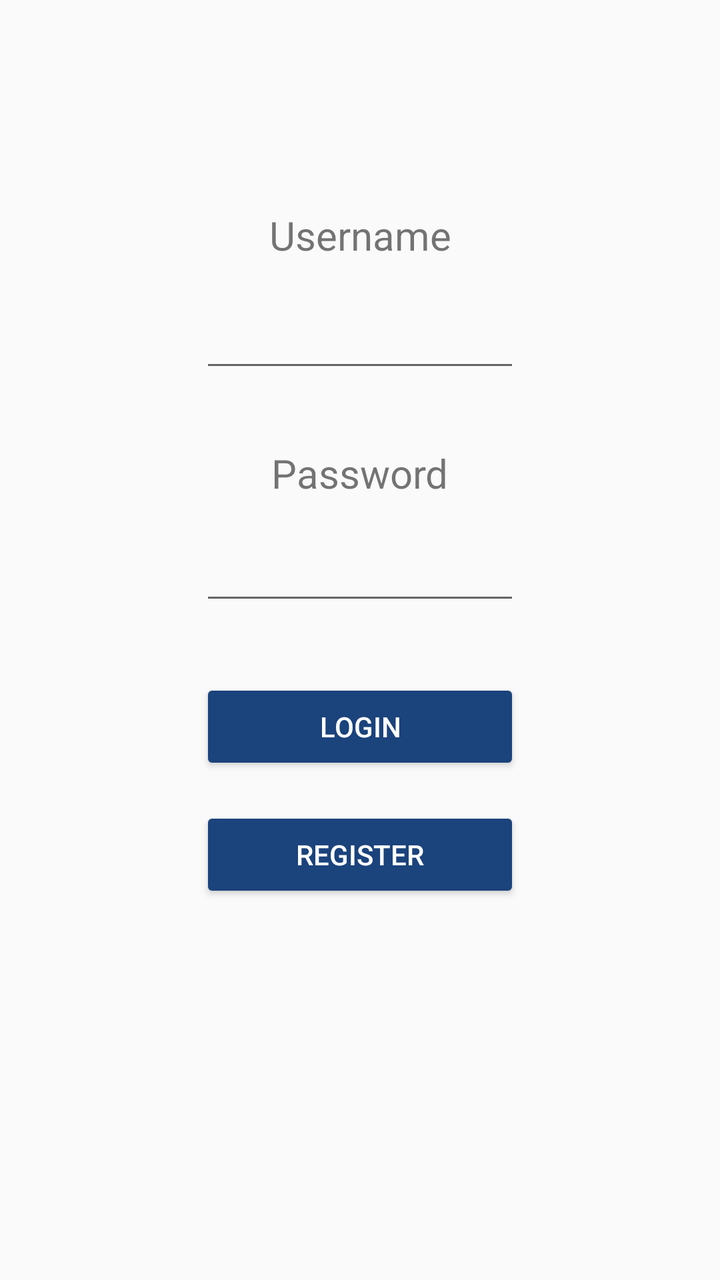
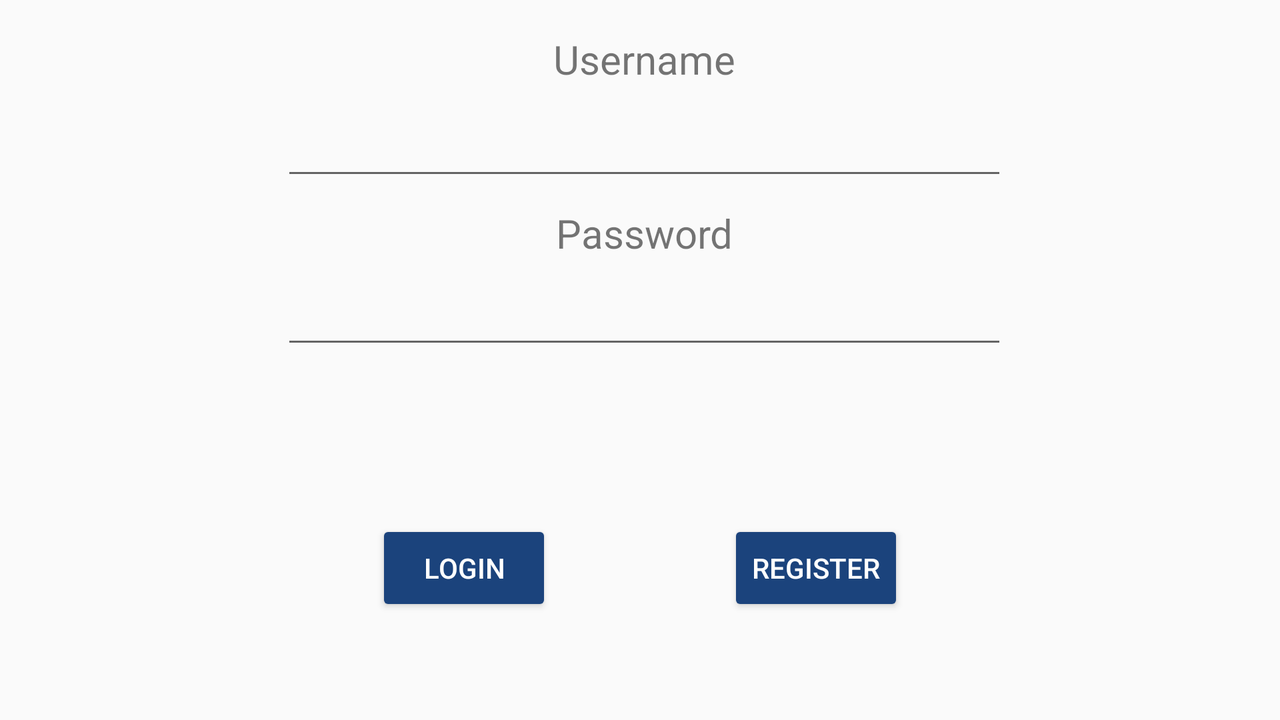

Compare how this app lays out the same screen by default and in its alternative resource folder. The renders come first, then the two layout files and the values they reference.
<!-- AndroidManifest.xml: application theme AppTheme -->
<!-- res/layout/activity_main.xml -->
<?xml version="1.0" encoding="utf-8"?>
<android.support.constraint.ConstraintLayout xmlns:android="http://schemas.android.com/apk/res/android"
    xmlns:app="http://schemas.android.com/apk/res-auto"
    xmlns:tools="http://schemas.android.com/tools"
    android:layout_width="match_parent"
    android:layout_height="match_parent"
    android:layout_marginRight="100dp"
    android:layout_marginLeft="100dp"
    tools:context=".MainActivity">


    <TextView
        android:id="@+id/textView"
        android:layout_width="wrap_content"
        android:layout_height="wrap_content"
        android:layout_marginTop="104dp"
        android:text="Username"
        android:textSize="20dp"
        app:layout_constraintEnd_toEndOf="parent"
        app:layout_constraintHorizontal_bias="0.501"
        app:layout_constraintStart_toStartOf="parent"
        app:layout_constraintTop_toTopOf="parent" />

    <EditText
        android:id="@+id/username"
        android:layout_width="match_parent"
        android:layout_height="wrap_content"
        android:textAlignment="center"
        android:layout_marginTop="16dp"
        android:textSize="20dp"
        app:layout_constraintEnd_toEndOf="parent"
        app:layout_constraintHorizontal_bias="0.0"
        app:layout_constraintStart_toStartOf="parent"
        app:layout_constraintTop_toBottomOf="@+id/textView" />

    <TextView
        android:id="@+id/textView2"
        android:layout_width="wrap_content"
        android:layout_height="wrap_content"
        android:layout_marginTop="32dp"
        android:text="Password"
        android:textSize="20dp"
        app:layout_constraintEnd_toEndOf="parent"
        app:layout_constraintStart_toStartOf="parent"
        app:layout_constraintTop_toBottomOf="@+id/username" />

    <EditText
        android:id="@+id/password"
        android:layout_width="match_parent"
        android:layout_height="wrap_content"
        android:textAlignment="center"
        android:layout_marginTop="16dp"
        android:inputType="textPassword"
        android:maxLength="15"
        app:layout_constraintEnd_toEndOf="parent"
        app:layout_constraintHorizontal_bias="0.0"
        app:layout_constraintStart_toStartOf="parent"
        app:layout_constraintTop_toBottomOf="@+id/textView2" />

    <Button
        android:id="@+id/login"
        android:layout_width="match_parent"
        android:layout_height="wrap_content"
        android:layout_marginTop="32dp"
        android:textColor="@color/white"
        android:text="Login"
        app:layout_constraintEnd_toEndOf="parent"
        app:layout_constraintHorizontal_bias="0.5"
        app:layout_constraintStart_toStartOf="parent"
        app:layout_constraintTop_toBottomOf="@+id/password" />

    <Button
        android:id="@+id/register"
        android:layout_width="match_parent"
        android:layout_height="wrap_content"
        android:layout_marginTop="16dp"
        android:textColor="@color/white"
        android:text="Register"
        app:layout_constraintEnd_toEndOf="parent"
        app:layout_constraintStart_toStartOf="parent"
        app:layout_constraintTop_toBottomOf="@+id/login" />

</android.support.constraint.ConstraintLayout>
<!-- resources referenced by this layout -->
<resources>
  <color name="white">#ffffff</color>
  <style name="AppTheme" parent="Theme.AppCompat.Light.DarkActionBar">
          
          <item name="colorPrimary">@color/buttonBackground</item>
          <item name="colorPrimaryDark">@color/colorPrimaryDark</item>
          <item name="colorAccent">@color/buttonBackground</item>
          <item name="colorButtonNormal">@color/buttonBackground</item>
      </style>
  <color name="buttonBackground">#1b437c</color>
  <color name="colorPrimaryDark">#303F9F</color>
</resources>
<!-- res/layout-land/activity_main.xml (the repository's variant of the layout above) -->
<!-- drawn on the phone turned sideways -->
<?xml version="1.0" encoding="utf-8"?>
<android.support.constraint.ConstraintLayout xmlns:android="http://schemas.android.com/apk/res/android"
    xmlns:app="http://schemas.android.com/apk/res-auto"
    xmlns:tools="http://schemas.android.com/tools"
    android:layout_width="match_parent"
    android:layout_height="match_parent"
    android:layout_marginLeft="100dp"
    android:layout_marginRight="100dp"
    tools:context=".MainActivity">

    <android.support.constraint.ConstraintLayout
        android:layout_width="363dp"
        android:layout_height="186dp"
        android:layout_marginBottom="8dp"
        android:layout_marginEnd="8dp"
        android:layout_marginStart="8dp"
        android:layout_marginTop="8dp"
        app:layout_constraintBottom_toBottomOf="@+id/linearLayout"
        app:layout_constraintEnd_toEndOf="parent"
        app:layout_constraintHorizontal_bias="0.538"
        app:layout_constraintStart_toStartOf="parent"
        app:layout_constraintTop_toTopOf="parent"
        app:layout_constraintVertical_bias="0.0">

        <TextView
            android:id="@+id/textView"
            android:layout_width="wrap_content"
            android:layout_height="wrap_content"
            android:layout_marginTop="8dp"
            android:text="Username"
            android:textSize="20dp"
            app:layout_constraintEnd_toEndOf="parent"
            app:layout_constraintHorizontal_bias="0.5"
            app:layout_constraintStart_toStartOf="parent"
            app:layout_constraintTop_toTopOf="parent" />

        <EditText
            android:id="@+id/username"
            android:layout_width="match_parent"
            android:layout_height="wrap_content"
            android:layout_marginTop="8dp"
            android:textAlignment="center"
            android:textSize="20dp"
            app:layout_constraintEnd_toEndOf="parent"
            app:layout_constraintHorizontal_bias="0.5"
            app:layout_constraintStart_toStartOf="parent"
            app:layout_constraintTop_toBottomOf="@+id/textView" />

        <TextView
            android:id="@+id/textView2"
            android:layout_width="wrap_content"
            android:layout_height="wrap_content"
            android:layout_marginTop="8dp"
            android:text="Password"
            android:textSize="20dp"
            app:layout_constraintEnd_toEndOf="parent"
            app:layout_constraintHorizontal_bias="0.5"
            app:layout_constraintStart_toStartOf="parent"
            app:layout_constraintTop_toBottomOf="@+id/username" />

        <EditText
            android:id="@+id/password"
            android:layout_width="match_parent"
            android:layout_height="wrap_content"
            android:layout_marginTop="8dp"
            android:inputType="textPassword"
            android:maxLength="15"
            android:textAlignment="center"
            app:layout_constraintEnd_toEndOf="parent"
            app:layout_constraintHorizontal_bias="0.5"
            app:layout_constraintStart_toStartOf="parent"
            app:layout_constraintTop_toBottomOf="@+id/textView2" />


    </android.support.constraint.ConstraintLayout>

    <android.support.constraint.ConstraintLayout
        android:id="@+id/linearLayout"
        android:layout_width="match_parent"
        android:layout_height="match_parent"
        android:layout_marginTop="208dp"
        app:layout_constraintEnd_toEndOf="parent"
        app:layout_constraintTop_toTopOf="parent">

        <Button
            android:id="@+id/login"
            android:layout_width="wrap_content"
            android:layout_height="wrap_content"
            android:text="Login"
            android:textColor="@color/white"
            app:layout_constraintBottom_toBottomOf="parent"
            app:layout_constraintEnd_toStartOf="@+id/register"
            app:layout_constraintHorizontal_bias="0.5"
            app:layout_constraintStart_toStartOf="parent"
            app:layout_constraintTop_toTopOf="parent" />

        <Button
            android:id="@+id/register"
            android:layout_width="wrap_content"
            android:layout_height="wrap_content"
            android:text="Register"
            android:textColor="@color/white"
            app:layout_constraintBaseline_toBaselineOf="@+id/login"
            app:layout_constraintEnd_toEndOf="parent"
            app:layout_constraintHorizontal_bias="0.5"
            app:layout_constraintStart_toEndOf="@+id/login" />
    </android.support.constraint.ConstraintLayout>
</android.support.constraint.ConstraintLayout>
